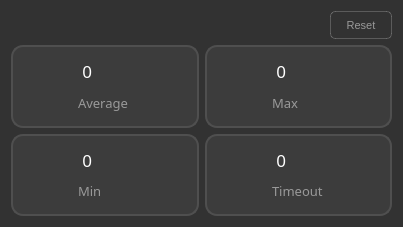
<?xml version="1.0" encoding="UTF-8"?>
<ui version="4.0">
 <class>TimeStatisticsClass</class>
 <widget class="QWidget" name="TimeStatisticsClass">
  <property name="geometry">
   <rect>
    <x>0</x>
    <y>0</y>
    <width>403</width>
    <height>227</height>
   </rect>
  </property>
  <property name="sizePolicy">
   <sizepolicy hsizetype="Expanding" vsizetype="Expanding">
    <horstretch>0</horstretch>
    <verstretch>0</verstretch>
   </sizepolicy>
  </property>
  <property name="windowTitle">
   <string>TimeStatistics</string>
  </property>
  <property name="styleSheet">
   <string notr="true">QFrame{
	background-color:rgb(60,60,60);
	border-radius:12;
	border:2px solid #4F4F4F;
}

QFrame#frame{
	background-color:rgb(50,50,50);
	border:none;
	border-radius:0;
}

QLabel{
	background: &quot;transparent&quot;;
	border:none;
    color:white
}</string>
  </property>
  <layout class="QGridLayout" name="gridLayout_2">
   <property name="leftMargin">
    <number>0</number>
   </property>
   <property name="topMargin">
    <number>0</number>
   </property>
   <property name="rightMargin">
    <number>0</number>
   </property>
   <property name="bottomMargin">
    <number>0</number>
   </property>
   <item row="0" column="0">
    <widget class="QFrame" name="frame">
     <property name="sizePolicy">
      <sizepolicy hsizetype="Expanding" vsizetype="Expanding">
       <horstretch>0</horstretch>
       <verstretch>0</verstretch>
      </sizepolicy>
     </property>
     <property name="styleSheet">
      <string notr="true"/>
     </property>
     <property name="frameShape">
      <enum>QFrame::StyledPanel</enum>
     </property>
     <property name="frameShadow">
      <enum>QFrame::Raised</enum>
     </property>
     <layout class="QGridLayout" name="gridLayout_7" rowstretch="1,6">
      <item row="0" column="0">
       <layout class="QHBoxLayout" name="horizontalLayout">
        <item>
         <widget class="MyLogoButton" name="btn_ControlVisiable" native="true">
          <property name="minimumSize">
           <size>
            <width>50</width>
            <height>0</height>
           </size>
          </property>
         </widget>
        </item>
        <item>
         <spacer name="horizontalSpacer">
          <property name="orientation">
           <enum>Qt::Horizontal</enum>
          </property>
          <property name="sizeHint" stdset="0">
           <size>
            <width>40</width>
            <height>20</height>
           </size>
          </property>
         </spacer>
        </item>
        <item>
         <widget class="QPushButton" name="btn_ReSet">
          <property name="minimumSize">
           <size>
            <width>62</width>
            <height>28</height>
           </size>
          </property>
          <property name="maximumSize">
           <size>
            <width>62</width>
            <height>28</height>
           </size>
          </property>
          <property name="font">
           <font>
            <pointsize>8</pointsize>
           </font>
          </property>
          <property name="styleSheet">
           <string notr="true">QPushButton
{
	border: 1px solid rgba(255, 255, 255, 0.2);
	border-radius: 5px;
	color:#999999;
}
QPushButton:hover
{
	background: #4A4A4A;
	border: 1px solid rgba(255, 255, 255, 0.2);
	border-radius: 5px;
}
QPushButton:pressed
{
	background: #787878;
	border: 1px solid rgba(255, 255, 255, 0.2);
	border-radius: 5px;
}</string>
          </property>
          <property name="text">
           <string>Reset</string>
          </property>
          <property name="icon">
           <iconset>
            <normaloff>Resource/BtnReSet.png</normaloff>Resource/BtnReSet.png</iconset>
          </property>
         </widget>
        </item>
       </layout>
      </item>
      <item row="1" column="0">
       <widget class="QWidget" name="widget_ControlVisual" native="true">
        <layout class="QGridLayout" name="gridLayout">
         <property name="leftMargin">
          <number>0</number>
         </property>
         <property name="topMargin">
          <number>0</number>
         </property>
         <property name="rightMargin">
          <number>0</number>
         </property>
         <property name="bottomMargin">
          <number>0</number>
         </property>
         <item row="0" column="0">
          <layout class="QHBoxLayout" name="horizontalLayout_3">
           <item>
            <widget class="QFrame" name="frame_2">
             <property name="frameShape">
              <enum>QFrame::StyledPanel</enum>
             </property>
             <property name="frameShadow">
              <enum>QFrame::Raised</enum>
             </property>
             <layout class="QGridLayout" name="gridLayout_3">
              <item row="1" column="1">
               <widget class="QLabel" name="label_3">
                <property name="font">
                 <font>
                  <family>Agency FB</family>
                  <pointsize>10</pointsize>
                  <weight>50</weight>
                  <italic>false</italic>
                  <bold>false</bold>
                 </font>
                </property>
                <property name="styleSheet">
                 <string notr="true">font:10pt;
color:#999999;</string>
                </property>
                <property name="text">
                 <string>Average</string>
                </property>
                <property name="alignment">
                 <set>Qt::AlignLeading|Qt::AlignLeft|Qt::AlignVCenter</set>
                </property>
               </widget>
              </item>
              <item row="0" column="0" rowspan="2">
               <widget class="QLabel" name="label_Average">
                <property name="minimumSize">
                 <size>
                  <width>48</width>
                  <height>48</height>
                 </size>
                </property>
                <property name="maximumSize">
                 <size>
                  <width>48</width>
                  <height>48</height>
                 </size>
                </property>
                <property name="styleSheet">
                 <string notr="true">border-image:url(&quot;:/DynamicWidget/Resource/TimeStatisticAverage.png&quot;);</string>
                </property>
                <property name="text">
                 <string/>
                </property>
               </widget>
              </item>
              <item row="0" column="1">
               <widget class="QLabel" name="label_AverageTime">
                <property name="font">
                 <font>
                  <family>Agency FB</family>
                  <pointsize>13</pointsize>
                  <weight>50</weight>
                  <italic>false</italic>
                  <bold>false</bold>
                 </font>
                </property>
                <property name="styleSheet">
                 <string notr="true">font:13pt;</string>
                </property>
                <property name="text">
                 <string> 0</string>
                </property>
                <property name="alignment">
                 <set>Qt::AlignLeading|Qt::AlignLeft|Qt::AlignVCenter</set>
                </property>
               </widget>
              </item>
             </layout>
            </widget>
           </item>
           <item>
            <widget class="QFrame" name="frame_3">
             <property name="frameShape">
              <enum>QFrame::StyledPanel</enum>
             </property>
             <property name="frameShadow">
              <enum>QFrame::Raised</enum>
             </property>
             <layout class="QGridLayout" name="gridLayout_4">
              <item row="0" column="0" rowspan="2">
               <widget class="QLabel" name="label_Max">
                <property name="minimumSize">
                 <size>
                  <width>48</width>
                  <height>48</height>
                 </size>
                </property>
                <property name="maximumSize">
                 <size>
                  <width>48</width>
                  <height>48</height>
                 </size>
                </property>
                <property name="styleSheet">
                 <string notr="true">border-image:url(&quot;:/DynamicWidget/Resource/TimeStatisticMax.png&quot;);</string>
                </property>
                <property name="text">
                 <string/>
                </property>
               </widget>
              </item>
              <item row="0" column="1">
               <widget class="QLabel" name="label_MaxTime">
                <property name="font">
                 <font>
                  <family>Agency FB</family>
                  <pointsize>13</pointsize>
                  <weight>50</weight>
                  <italic>false</italic>
                  <bold>false</bold>
                 </font>
                </property>
                <property name="styleSheet">
                 <string notr="true">font:13pt;</string>
                </property>
                <property name="text">
                 <string> 0</string>
                </property>
                <property name="alignment">
                 <set>Qt::AlignLeading|Qt::AlignLeft|Qt::AlignVCenter</set>
                </property>
               </widget>
              </item>
              <item row="1" column="1">
               <widget class="QLabel" name="label_5">
                <property name="font">
                 <font>
                  <family>Agency FB</family>
                  <pointsize>10</pointsize>
                  <weight>50</weight>
                  <italic>false</italic>
                  <bold>false</bold>
                 </font>
                </property>
                <property name="styleSheet">
                 <string notr="true">font:10pt;
color:#999999;</string>
                </property>
                <property name="text">
                 <string>Max</string>
                </property>
                <property name="alignment">
                 <set>Qt::AlignLeading|Qt::AlignLeft|Qt::AlignVCenter</set>
                </property>
               </widget>
              </item>
             </layout>
            </widget>
           </item>
          </layout>
         </item>
         <item row="1" column="0">
          <layout class="QHBoxLayout" name="horizontalLayout_2">
           <item>
            <widget class="QFrame" name="frame_4">
             <property name="frameShape">
              <enum>QFrame::StyledPanel</enum>
             </property>
             <property name="frameShadow">
              <enum>QFrame::Raised</enum>
             </property>
             <layout class="QGridLayout" name="gridLayout_5">
              <item row="0" column="0" rowspan="2">
               <widget class="QLabel" name="label_Min">
                <property name="minimumSize">
                 <size>
                  <width>48</width>
                  <height>48</height>
                 </size>
                </property>
                <property name="maximumSize">
                 <size>
                  <width>48</width>
                  <height>48</height>
                 </size>
                </property>
                <property name="styleSheet">
                 <string notr="true">border-image:url(&quot;:/DynamicWidget/Resource/TimeStatisticMin.png&quot;);</string>
                </property>
                <property name="text">
                 <string/>
                </property>
               </widget>
              </item>
              <item row="0" column="1">
               <widget class="QLabel" name="label_MinTime">
                <property name="font">
                 <font>
                  <family>Agency FB</family>
                  <pointsize>13</pointsize>
                  <weight>50</weight>
                  <italic>false</italic>
                  <bold>false</bold>
                 </font>
                </property>
                <property name="styleSheet">
                 <string notr="true">font:13pt;</string>
                </property>
                <property name="text">
                 <string> 0</string>
                </property>
                <property name="alignment">
                 <set>Qt::AlignLeading|Qt::AlignLeft|Qt::AlignVCenter</set>
                </property>
               </widget>
              </item>
              <item row="1" column="1">
               <widget class="QLabel" name="label_7">
                <property name="font">
                 <font>
                  <family>Agency FB</family>
                  <pointsize>10</pointsize>
                  <weight>50</weight>
                  <italic>false</italic>
                  <bold>false</bold>
                 </font>
                </property>
                <property name="styleSheet">
                 <string notr="true">font:10pt;
color:#999999;</string>
                </property>
                <property name="text">
                 <string>Min</string>
                </property>
                <property name="alignment">
                 <set>Qt::AlignLeading|Qt::AlignLeft|Qt::AlignVCenter</set>
                </property>
               </widget>
              </item>
             </layout>
            </widget>
           </item>
           <item>
            <widget class="QFrame" name="frame_5">
             <property name="frameShape">
              <enum>QFrame::StyledPanel</enum>
             </property>
             <property name="frameShadow">
              <enum>QFrame::Raised</enum>
             </property>
             <layout class="QGridLayout" name="gridLayout_6">
              <item row="0" column="0" rowspan="2">
               <widget class="QLabel" name="label_OverTime">
                <property name="minimumSize">
                 <size>
                  <width>48</width>
                  <height>48</height>
                 </size>
                </property>
                <property name="maximumSize">
                 <size>
                  <width>48</width>
                  <height>48</height>
                 </size>
                </property>
                <property name="styleSheet">
                 <string notr="true">border-image:url(&quot;:/DynamicWidget/Resource/TimeStatisticOverTimes.png&quot;);</string>
                </property>
                <property name="text">
                 <string/>
                </property>
               </widget>
              </item>
              <item row="0" column="1">
               <widget class="QLabel" name="label_Overtimes">
                <property name="font">
                 <font>
                  <family>Agency FB</family>
                  <pointsize>13</pointsize>
                  <weight>50</weight>
                  <italic>false</italic>
                  <bold>false</bold>
                 </font>
                </property>
                <property name="styleSheet">
                 <string notr="true">font:13pt;</string>
                </property>
                <property name="text">
                 <string> 0</string>
                </property>
                <property name="alignment">
                 <set>Qt::AlignLeading|Qt::AlignLeft|Qt::AlignVCenter</set>
                </property>
               </widget>
              </item>
              <item row="1" column="1">
               <widget class="QLabel" name="label_4">
                <property name="font">
                 <font>
                  <family>Agency FB</family>
                  <pointsize>10</pointsize>
                  <weight>50</weight>
                  <italic>false</italic>
                  <bold>false</bold>
                 </font>
                </property>
                <property name="styleSheet">
                 <string notr="true">font:10pt;
color:#999999;</string>
                </property>
                <property name="text">
                 <string>Timeout</string>
                </property>
                <property name="alignment">
                 <set>Qt::AlignLeading|Qt::AlignLeft|Qt::AlignVCenter</set>
                </property>
               </widget>
              </item>
             </layout>
            </widget>
           </item>
          </layout>
         </item>
        </layout>
       </widget>
      </item>
     </layout>
    </widget>
   </item>
  </layout>
 </widget>
 <layoutdefault spacing="6" margin="11"/>
 <customwidgets>
  <customwidget>
   <class>MyLogoButton</class>
   <extends>QWidget</extends>
   <header>UI/MyWidget/MyLogoButton.h</header>
   <container>1</container>
  </customwidget>
 </customwidgets>
 <resources/>
 <connections/>
</ui>
